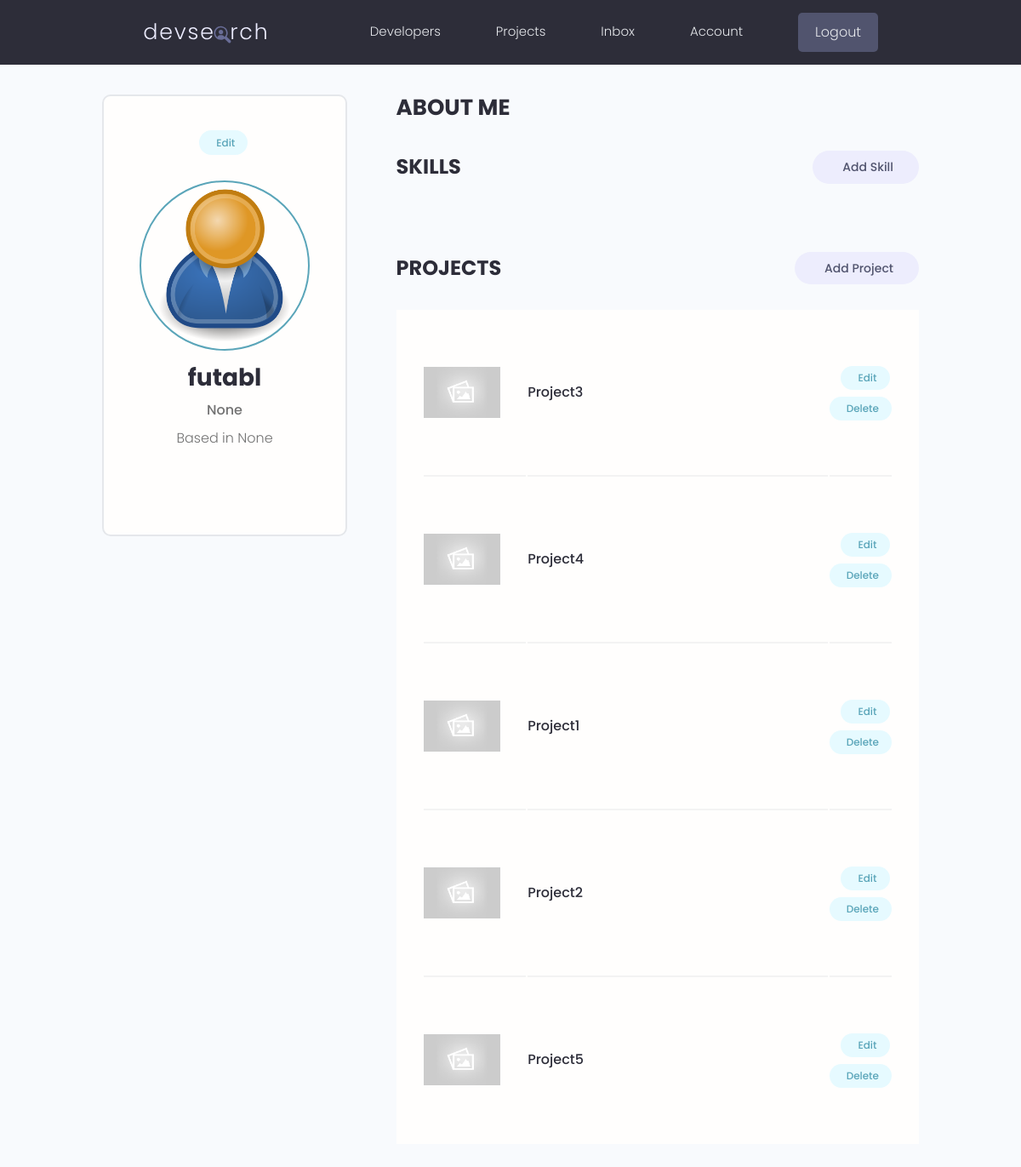
The app's page /account/ (signed in) with its own data.
### user/models.py (models this page shows, shortened)
class Profile(models.Model):
    user = models.OneToOneField(
        User, on_delete=models.CASCADE, null=True, blank=True, editable=False)
    username = models.CharField(max_length=50, blank=True, null=True)
    name = models.CharField(max_length=200, blank=True, null=True)
    email = models.EmailField(blank=True, null=True)
    location = models.CharField(max_length=200, null=True, blank=True)
    short_intro = models.CharField(max_length=200, blank=True, null=True)
    bio = models.TextField(null=True, blank=True)
    Profile_img = models.ImageField(
        upload_to='profiles', default='profiles/default.png')
    github = models.CharField(max_length=200, blank=True, null=True)
    linkedin = models.CharField(max_length=200, blank=True, null=True)
    youtube = models.CharField(max_length=200, blank=True, null=True)
    id = models.UUIDField(default=uuid.uuid4, unique=True,
                          primary_key=True, editable=False)

### projects/models.py (models this page shows, shortened)
class Project(models.Model):
    owner = models.ForeignKey(
        usermodel.Profile, on_delete=models.CASCADE, null=True, blank=True)
    title = models.CharField(max_length=50)
    description = models.TextField(null=True, blank=True)
    demo_link = models.CharField(max_length=2000, null=True, blank=True)
    source_link = models.CharField(max_length=2000, null=True, blank=True)
    created = models.DateTimeField(auto_now_add=True)
    id = models.UUIDField(default=uuid.uuid4, unique=True,
                          primary_key=True, editable=False)
    tags = models.ManyToManyField('Tag', blank=True)
    vote_total = models.IntegerField(default=0, blank=True, null=True)
    vote_ratio = models.IntegerField(default=0, blank=True, null=True)
    image = models.ImageField(
        null=True, upload_to='projects', blank=True, default='default.jpg')
    class Meta:
        ordering = ['-vote_ratio', '-vote_total', 'title']

### user/views.py (the view)
# urls.py: path('account/',views.userAccount,name="account"),
@login_required(login_url='login')
def userAccount(request):
    profile = request.user.profile
    skills = profile.skills_set.all()
    projects = profile.project_set.all()
    context = {'profile': profile, 'skills': skills, 'projects': projects, }
    return render(request, 'user/account.html', context)

### user/templates/user/account.html (shortened to what this page needs)
{% extends 'main.html' %}
{% load static %}
{% block content %}
  <main class="settingsPage profile my-md">
    <div class="container">
      <div class="layout">
        <div class="column column--1of3">
          <div class="card text-center">
            <div class="card__body dev">
              <a class="tag tag--pill tag--main settings__btn" href="{% url 'edit-account'%}"> Edit</a>
              {% if profile.Profile_img%}
              <img class="avatar avatar--xl dev__avatar" src="{{profile.Profile_img.url}}" />
              {%endif%}
              <h2 class="dev__name">{{profile.name}}</h2>
              <p class="dev__title">{{profile.short_intro}}</p>
              <p class="dev__location">Based in {{profile.location}}</p>
            </div>
          </div>
        </div>
        <div class="column column--2of3">
          <div class="devInfo">
            <h3 class="devInfo__title">About Me</h3>
          </div>
          <div class="settings">
            <h3 class="settings__title">Skills</h3>
            <a class="tag tag--pill tag--sub settings__btn tag--lg" href="{% url 'createskill'%}"> Add Skill</a>
          </div>
          <div class="settings">
            <h3 class="settings__title">Projects</h3>
            <a class="tag tag--pill tag--sub settings__btn tag--lg" href="{% url 'create-proj'%}"> Add Project</a>
          </div>
          <table class="settings__table">
           {% for project in projects %}
            <tr>
              <td class="settings__thumbnail">
                <a href="{% url 'single-project' project.id%}"><img src="{{project.image.url}}" alt="Project Thumbnail" /></a>
              </td>
              <td class="settings__tableInfo">
                <a href="{% url 'single-project' project.id%}">{{project.title}}</a>
              </td>
              <td class="settings__tableActions">
                <a class="tag tag--pill tag--main settings__btn" href="{%url 'update-pro' project.id%}"> Edit</a>
                <a class="tag tag--pill tag--main settings__btn" href="{%url 'del_proj' project.id%}">
                  Delete</a>
              </td>
            </tr>{% endfor %}
          </table>
        </div>
      </div>
    </div>
  </main>{% endblock content%}

### static/styles/app.css (style rules this page uses)
:root { --color-sub: #2d2d39; }
.card { border: 2px solid var(--color-light); }
img { width: 100%; }
.profile .card > .dev { padding: 4rem; }
.dev__avatar { display: block; margin: auto; }
.dev__name { color: var(--color-sub); font-size: 2.8rem; font-weight: 700; margin-top: 1rem; margin-bottom: 0.5rem; }
.dev__title { font-size: 1.6rem; font-weight: 500; line-height: 1.3; }
.dev__location { margin-top: 1rem; }
.devInfo { margin-bottom: 3rem; }
.devInfo__title, .devInfo__subtitle { font-size: 2.6rem; color: var(--color-sub); text-transform: uppercase; font-weight: 700; margin-bottom: 1.5rem; }
.settingsPage .dev > .settings__btn { display: inline-block; margin-bottom: 3rem; }
.settings { display: flex; justify-content: space-between; align-items: center; }
.settings__title { font-size: 2.4rem; text-transform: uppercase; font-weight: 700; color: var(--color-sub); }
.settings__table { margin-top: 3rem; margin-bottom: 5rem; padding: 0 3rem; background: var(--color-white); }
.settings__table tr { width: 100%; }
.settings__table tr > td { padding: 2rem 0; }
.settings__table tr:not(:last-child) td { border-bottom: 2px solid var(--color-white-light); }
.settings__thumbnail { width: 23%; min-width: 10rem; }
.settings__thumbnail img { padding-right: 3rem; height: 15rem; object-fit: contain; }
.settings__tableInfo { width: 100%; }
.settings__tableInfo h4, .settings__tableInfo a { padding-right: 1rem; width: auto; font-size: 1.6rem; font-weight: 500; color: var(--color-sub); }
.settings__tableActions { text-align: right; }

### static/uikit/styles/modules/_variables.css (style rules this page uses)
:root { --color-main: #5aa5b9; --color-main-light: #e6faff; --color-sub: #3f4156; --color-sub-light: #51546e; --color-sub-lighter: #ededfd; --color-text: #737373; --color-gray: #8b8b8b; --color-light: #e5e7eb; --color-light-gray: #767676; --color-bg: #f8fafd; --color-white: #fffefd; --color-white-light: #f3f3f3; --color-success: #359e64; --color-success-bg: #def8e8; --color-error: #fc4b0b; --color-error-bg: #fff2ee; --font-base: 'Poppins', arial, helvetica, 'Segoe UI', roboto, ubuntu, sans-serif; --font-monospace: 'Fira Code', 'Courier New', courier, monospace; --font-regular: 300; --font-medium: 500; --font-bold: 700; --generic-shadow: 1px 1px 5px #00000010; --generic-transition: all 0.3s ease-in-out; }

### static/uikit/styles/modules/_base.css (style rules this page uses)
* { margin: 0; padding: 0; box-sizing: border-box; text-rendering: optimizeLegibility; color: inherit; font-size: inherit; }
html { font-size: 50%; }
@media only screen and (min-width: 480px) { html { font-size: 56.25%; } }
@media only screen and (min-width: 1200px) { html { font-size: 62.5%; } }
body { line-height: 1.6; font-weight: 400; font-size: 1.5rem; color: var(--color-text); background-color: var(--color-bg); min-height: 100vh; }

### static/uikit/styles/modules/_typography.css (style rules this page uses)
* { font-family: var(--font-base); }
h2 { font-size: 3.6rem; font-weight: var(--font-bold); }
h3 { font-size: 3.2rem; font-weight: var(--font-medium); }
p, span, strong { font-size: 1.6rem; color: var(--color-text); font-weight: var(--font-regular); }
a { padding-bottom: 2px; text-decoration: none; display: inline-block; color: var(--color-main); font-weight: var(--font-medium); }

### static/uikit/styles/modules/_utilities.css (style rules this page uses)
.container { width: 92%; max-width: 165rem; margin: 0 auto; box-sizing: border-box; }
@media screen and (min-width: 1000px) { .container { width: 90%; } }
@media screen and (min-width: 1200px) { .container { width: 80%; } }
.text-center { text-align: center; }
.my-md { margin: 3rem auto; }

### static/uikit/styles/modules/_avatar.css (style rules this page uses)
.avatar { border-radius: 50%; border: 2px solid var(--color-main); object-fit: cover; }
.avatar--xl { height: 20rem; width: 20rem; }

### static/uikit/styles/modules/_card.css (style rules this page uses)
.card { border-radius: 1rem; background-color: var(--color-white); border: 1.5px solid var(--color-light); width: auto; height: auto; margin-top: 0.5rem; margin-bottom: 0.5rem; overflow: hidden; }
.card__body, .card__header { padding: 2rem 2.5rem; }

### static/uikit/styles/modules/_tag.css (style rules this page uses)
.tag { display: inline-flex; align-items: center; background-color: var(--color-sub); height: -webkit-fit-content; height: -moz-fit-content; height: fit-content; width: -webkit-fit-content; width: -moz-fit-content; width: fit-content; border-radius: 0.5rem; padding: 0.5rem 1.5rem; font-size: 1.2rem; cursor: pointer; }
.tag:not(:last-child) { margin-right: 0.25rem; margin-bottom: 0.75rem; }
.tag--pill { border-radius: 5rem; }
.tag--main, .tag--main > small { background: var(--color-main-light); color: var(--color-main); font-weight: 500; }
.tag--sub, .tag--sub > small { background: var(--color-sub-lighter); color: var(--color-sub-light); font-weight: 500; }
.tag--lg { padding: 0.8rem 3rem; font-size: 1.4rem; }

### records on screen
Profile: Profile_img (placeholder picture), name "futabl", short_intro "None", location "None"
Project: image (placeholder picture), title "Project3"
Project: image (placeholder picture), title "Project4"
Project: image (placeholder picture), title "Project1"
Project: image (placeholder picture), title "Project2"
Project: image (placeholder picture), title "Project5"
